Frame 1 (no input): blank canvas, image omitted
Frame 60 (no input): blank canvas, image omitted
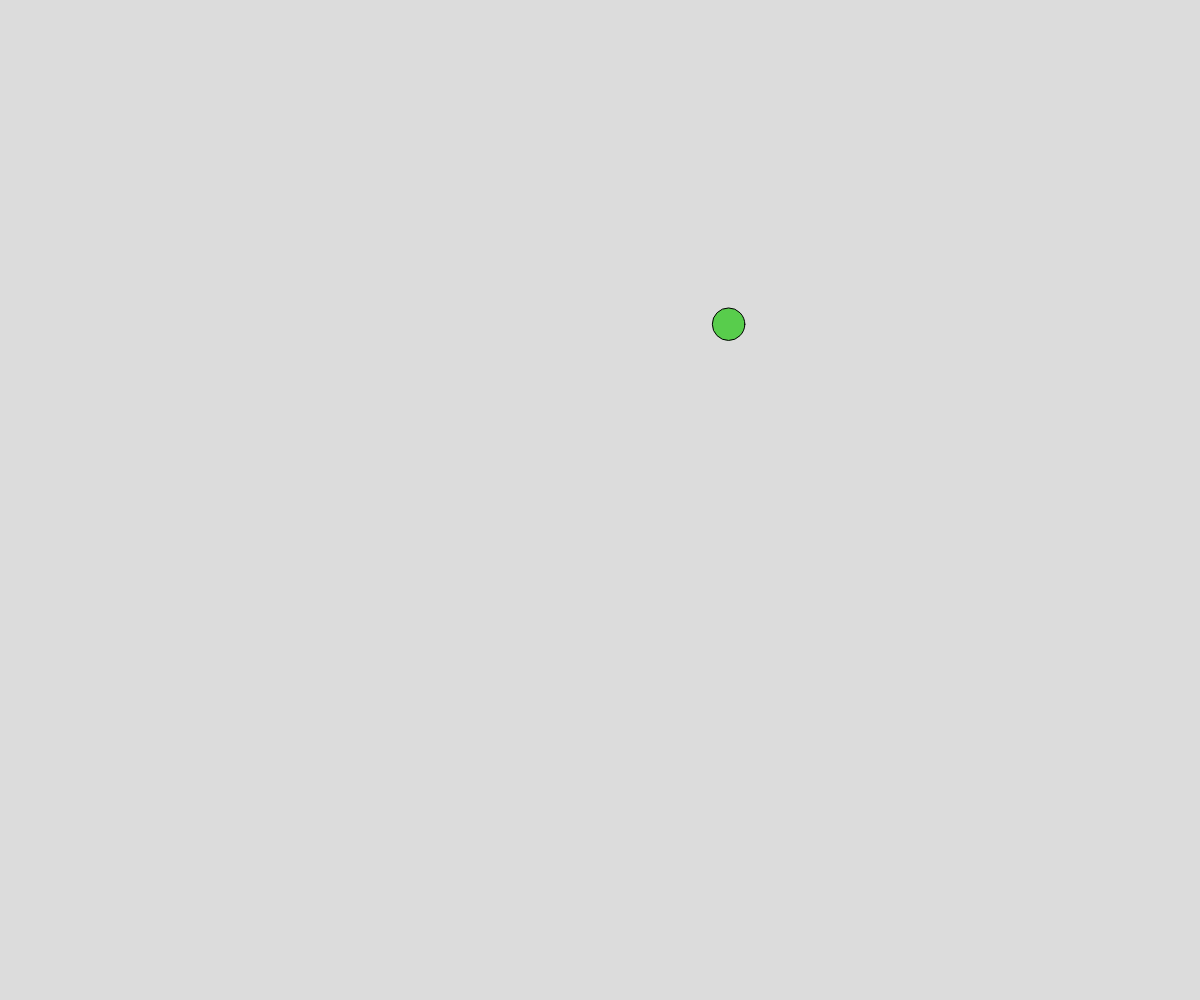
Frame 120 (the mouse pressed at the canvas centre since frame 60)

The p5.js sketch whose frames 1 and 60 were blank and that drew this single picture after the mouse press (run headless with seeded random() and noise() and a simulated clock; from frame 60 on, the mouse is pressed at the canvas centre):

// p5.js sketch
// ── sketch.js
// Project Title
// Your Name
// Date
//
// Extra for Experts:
// - describe what you did to take this project "above and beyond"


class Ball{
  constructor(x, y){
    this.x = x;
    this.y = y;
    this.dx = random(-5, 5);
    this.dy = random(-5, 5);
    this.radius = random(5,20);
    this.r = random (255);
    this.g = random(255);
    this.b = random(255);
    this,alpha = random(100, 255);
  }
  
  display(){
    noStroke;
    fill(this.r, this.g, this.b, this.alpha);
    circle(this.x, this.y, this.radius *2);
  }

  moveBall(){
    this.x += this.dx;
    this.y += this.dy;

    if (this.x + this.radius > width ){
      this.x = width -1 - this.radius;
      this.dx = this.dx * -1;
    }
    if (this.x - this.radius< 0){
      this.x = 1 + this.radius;
      this.dx = this.dx * -1;
    }
    if (this.y + this.radius > height){
      this.y = height -1 - this.radius;
      this.dy = this.dy * -1;
    }
    if ( this.y - this.radius < 0){
      this.y = 1 + this.radius;
      this.dy = this.dy * -1;
    }
  }

  collisionCheck(otherball){
    let distanceApart = dist(this.x, this.y, otherball.x, otherball.y);
    let radiiSum = this.radius + otherball.radius;

    if (distanceApart < radiiSum){
      let tempx = this.dx;
      let tempy = this.dy;
      this.dx = otherball.dx;
      this.dy = otherball.dy;
      otherball.dx = tempx;
      otherball.dy = tempy;
    }

  }


}

let ballArray = [];


function mousePressed() {
  // for (let i = 0; i < 10; i++){
  //   let theBall = new Ball(mouseX, mouseY);
  //   ballArray.push(theBall);
  // }
  let theBall = new Ball(mouseX, mouseY);
  ballArray.push(theBall);
}


function setup() {
  createCanvas(windowWidth, windowHeight);
}

function draw() {
  background(220);
  for (let someball of ballArray){
    someball.moveBall();
    for (let otherBall of ballArray){
      if (someball !== otherBall){
        someball.collisionCheck(otherBall);
      }
    }
    someball.display();
  }
}
